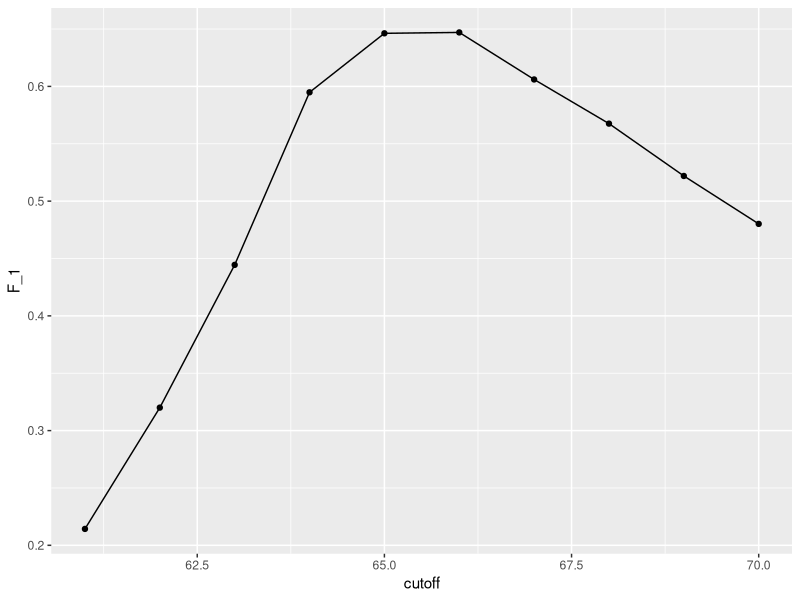

The R script that drew this image:
library(caret)
library(tidyverse)
library(dslabs)

data(heights)

y <- heights$sex
x <- heights$height

set.seed(2007)

test_index <- createDataPartition(y, times = 1, p = 0.5, list = FALSE)


test_set <- heights[test_index, ]
train_set <- heights[-test_index, ]

y_hat <- sample(c("Male", "Female"), length(test_index), replace = TRUE) %>% factor(levels = levels(test_set$sex))

cat("\014")
mean(y_hat == test_set$sex)

heights %>% group_by(sex) %>% summarise(mean(height), sd(height))


y_hat <- ifelse(x > 62, "Male", "Female") %>% factor(levels = levels(test_set$sex))

mean(y == y_hat)


cat("\014")

cutoff <- seq(61,70)
accuracy <- map_dbl(cutoff, function(x){
  y_hat <- ifelse(train_set$height > x, "Male", "Female") %>% factor(levels = levels(test_set$sex))
  mean(y_hat == train_set$sex)
})

cat("\014")
best_cutoff <- cutoff[which.max(accuracy)]

y_hat <- ifelse(test_set$height > best_cutoff, "Male", "Female") %>% factor(levels = levels(test_set$sex))

y_hat <- factor(y_hat)

mean(y_hat == test_set$sex)

cat("\014")

table(predicted = y_hat, actual = test_set$sex)

test_set %>% mutate(y_hat = y_hat) %>% group_by(sex) %>% summarise(accuracy = mean(y_hat == sex))

cat("\014")
cm <- confusionMatrix(data = y_hat, reference = test_set$sex)
cm$overall["Accuracy"]

cat("\014")

cutoff <- seq(61, 70)
F_1 <- map_dbl(cutoff, function(x){
  y_hat <- ifelse(train_set$height > x, "Male", "Female") %>% factor(levels = levels(test_set$sex))
  F_meas(data = y_hat, reference = factor(train_set$sex))
})

data.frame(cutoff, F_1) %>% ggplot(aes(cutoff, F_1)) + geom_point() + geom_line()

max(F_1)
best_cutoff <- cutoff[which.max(F_1)]
best_cutoff

y_hat <- ifelse(test_set$height > best_cutoff, "Male", "Female") %>% factor(levels = levels(test_set$sex))
confusionMatrix(data = y_hat, reference = test_set$sex)
